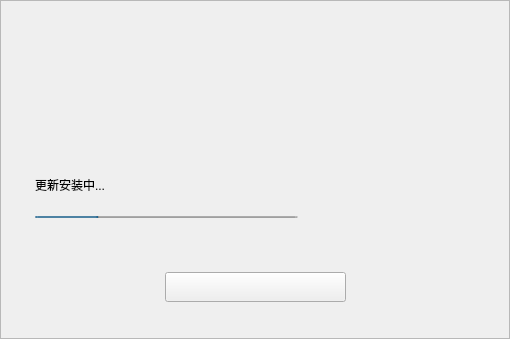
<?xml version="1.0" encoding="UTF-8"?>
<ui version="4.0">
 <class>HZUpdating</class>
 <widget class="QFrame" name="HZUpdating">
  <property name="geometry">
   <rect>
    <x>0</x>
    <y>0</y>
    <width>510</width>
    <height>339</height>
   </rect>
  </property>
  <property name="windowTitle">
   <string>Frame</string>
  </property>
  <property name="frameShape">
   <enum>QFrame::StyledPanel</enum>
  </property>
  <property name="frameShadow">
   <enum>QFrame::Raised</enum>
  </property>
  <layout class="QGridLayout" name="gridLayout">
   <property name="leftMargin">
    <number>0</number>
   </property>
   <property name="topMargin">
    <number>0</number>
   </property>
   <property name="rightMargin">
    <number>0</number>
   </property>
   <property name="bottomMargin">
    <number>0</number>
   </property>
   <property name="spacing">
    <number>0</number>
   </property>
   <item row="0" column="0">
    <layout class="QVBoxLayout" name="verticalLayout_3">
     <item>
      <spacer name="verticalSpacer">
       <property name="orientation">
        <enum>Qt::Vertical</enum>
       </property>
       <property name="sizeType">
        <enum>QSizePolicy::Fixed</enum>
       </property>
       <property name="sizeHint" stdset="0">
        <size>
         <width>20</width>
         <height>168</height>
        </size>
       </property>
      </spacer>
     </item>
     <item>
      <layout class="QVBoxLayout" name="verticalLayout_2">
       <property name="spacing">
        <number>54</number>
       </property>
       <item>
        <layout class="QVBoxLayout" name="verticalLayout">
         <property name="spacing">
          <number>15</number>
         </property>
         <property name="leftMargin">
          <number>34</number>
         </property>
         <item>
          <widget class="QLabel" name="lab_mid_update_tips">
           <property name="text">
            <string>更新安装中...</string>
           </property>
          </widget>
         </item>
         <item>
          <widget class="QProgressBar" name="pg_mid_progress">
           <property name="sizePolicy">
            <sizepolicy hsizetype="Fixed" vsizetype="Fixed">
             <horstretch>0</horstretch>
             <verstretch>0</verstretch>
            </sizepolicy>
           </property>
           <property name="minimumSize">
            <size>
             <width>263</width>
             <height>2</height>
            </size>
           </property>
           <property name="maximumSize">
            <size>
             <width>263</width>
             <height>2</height>
            </size>
           </property>
           <property name="value">
            <number>24</number>
           </property>
           <property name="textVisible">
            <bool>false</bool>
           </property>
           <property name="format">
            <string>%p%</string>
           </property>
          </widget>
         </item>
        </layout>
       </item>
       <item>
        <layout class="QHBoxLayout" name="horizontalLayout">
         <item>
          <spacer name="horizontalSpacer">
           <property name="orientation">
            <enum>Qt::Horizontal</enum>
           </property>
           <property name="sizeHint" stdset="0">
            <size>
             <width>40</width>
             <height>20</height>
            </size>
           </property>
          </spacer>
         </item>
         <item>
          <widget class="QPushButton" name="btn_mid_cancle">
           <property name="minimumSize">
            <size>
             <width>181</width>
             <height>30</height>
            </size>
           </property>
           <property name="maximumSize">
            <size>
             <width>181</width>
             <height>30</height>
            </size>
           </property>
           <property name="text">
            <string/>
           </property>
          </widget>
         </item>
         <item>
          <spacer name="horizontalSpacer_2">
           <property name="orientation">
            <enum>Qt::Horizontal</enum>
           </property>
           <property name="sizeHint" stdset="0">
            <size>
             <width>40</width>
             <height>20</height>
            </size>
           </property>
          </spacer>
         </item>
        </layout>
       </item>
      </layout>
     </item>
     <item>
      <spacer name="verticalSpacer_2">
       <property name="orientation">
        <enum>Qt::Vertical</enum>
       </property>
       <property name="sizeType">
        <enum>QSizePolicy::Fixed</enum>
       </property>
       <property name="sizeHint" stdset="0">
        <size>
         <width>36</width>
         <height>36</height>
        </size>
       </property>
      </spacer>
     </item>
    </layout>
   </item>
  </layout>
 </widget>
 <resources/>
 <connections/>
</ui>
